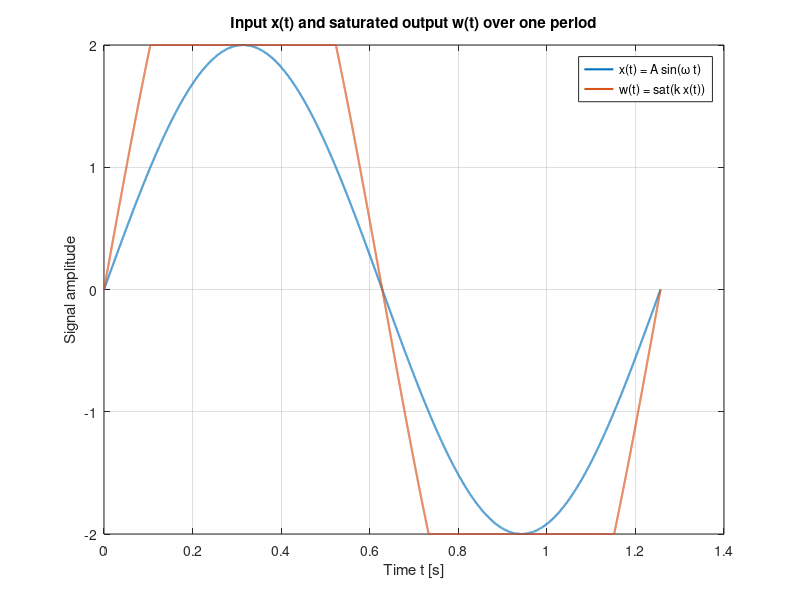
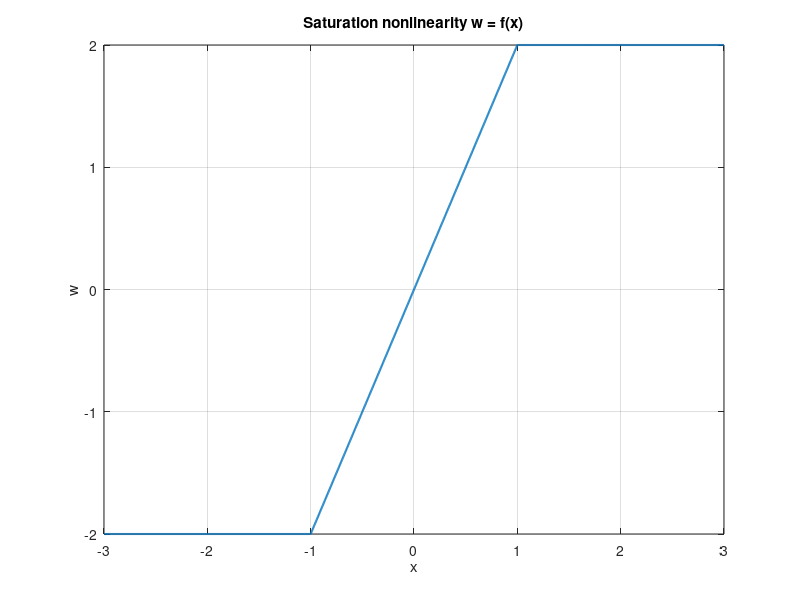
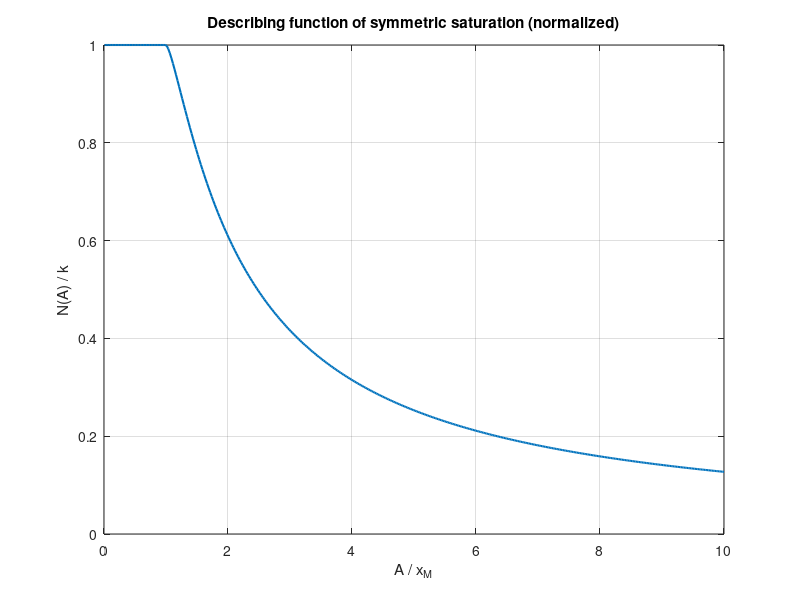
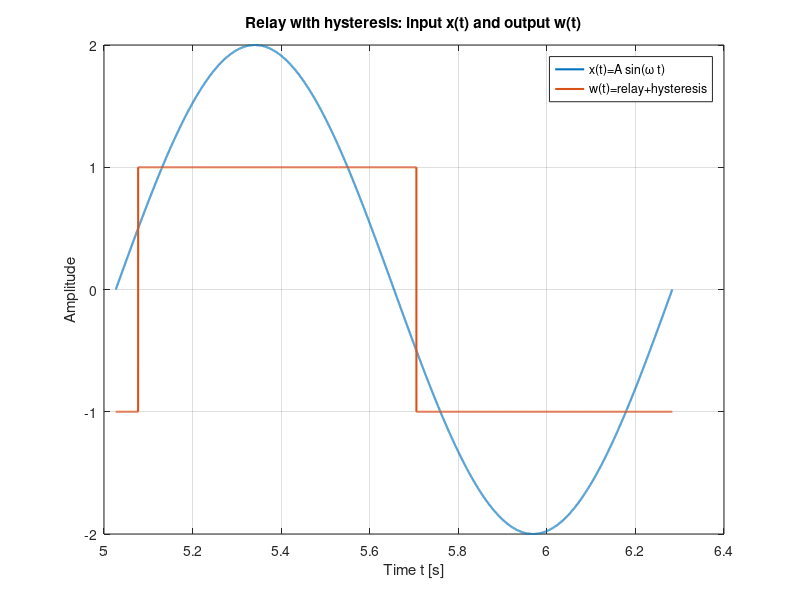

Write MATLAB code to recreate these figures, in order.
%% Describing function of a symmetric saturation (first harmonic method)
clear;                                  % Clear all variables from the workspace
close all;                               % Close all open figure windows
clc;                                     % Clear the Command Window

%% Parameters of the sinusoidal input x(t) = A*sin(omega*t)
A = 2;                                   % Input amplitude (this is x1 in your slide)
omega = 5;                               % Input angular frequency [rad/s]
T = 2*pi/omega;                          % Period of the sinusoid

%% Parameters of the saturation nonlinearity
xM = 1;                                  % Saturation threshold on input (breakpoint)
k = 2;                                   % Linear gain (slope) in the non-saturated region
M = k*xM;                                % Output saturation level (w saturates at +/- M)

%% Time vector (use many points per period for good harmonic accuracy)
Npoints = 20000;                         % Number of time samples in one period
t = linspace(0, T, Npoints);             % Time vector covering exactly one period

%% Generate the input signal
x = A*sin(omega*t);                      % Input sinusoid x(t)

%% Apply the saturation nonlinearity to obtain w(t)
w = k*x;                                 % Start with linear behavior w = kx
w(x >  xM) =  M;                         % Saturate to +M when x exceeds +xM
w(x < -xM) = -M;                         % Saturate to -M when x is below -xM

%% Compute the describing function N(A) using the analytical formula
if A <= xM                               % Check if saturation does not occur
    N_formula = k;                       % If A <= xM, the nonlinearity is purely linear
else                                     % If A > xM, saturation occurs
    mu = xM/A;                           % Define mu = xM/A (must be between 0 and 1)
    N_formula = (2*k/pi)*(asin(mu) + mu*sqrt(1 - mu^2)); % Describing function formula
end

%% Compute the describing function numerically from the first harmonic of w(t)
sin_ref = sin(omega*t);                  % Reference sine at the fundamental frequency
a1 = (2/T)*trapz(t, w.*sin_ref);         % First sine Fourier coefficient a1 (numerical integral)
N_numeric = a1/A;                        % Describing function estimate N(A) = a1 / A

%% Display results in the command window
fprintf('Parameters: A = %.4f, xM = %.4f, k = %.4f, M = %.4f\n', A, xM, k, M); % Print parameters
fprintf('N_formula  = %.6f\n', N_formula); % Print analytical N(A)
fprintf('N_numeric  = %.6f\n', N_numeric); % Print numerical N(A)

%% Plot input and output waveforms over one period
figure;                                  % Create a new figure
plot(t, x, 'LineWidth', 1.5);            % Plot input x(t)
hold on;                                 % Keep the plot so we can add more curves
plot(t, w, 'LineWidth', 1.5);            % Plot saturated output w(t)
grid on;                                 % Turn on grid for easier reading
xlabel('Time t [s]');                    % Label x-axis
ylabel('Signal amplitude');              % Label y-axis
title('Input x(t) and saturated output w(t) over one period'); % Plot title
legend('x(t) = A sin(\omega t)', 'w(t) = sat(k x(t))');        % Legend

%% Plot the static nonlinearity curve w = f(x)
figure;                                  % Create a new figure
x_plot = linspace(-1.5*A, 1.5*A, 2000);  % x-axis values for plotting the nonlinearity
w_plot = k*x_plot;                       % Start with linear part
w_plot(x_plot >  xM) =  M;               % Saturate upper part
w_plot(x_plot < -xM) = -M;               % Saturate lower part
plot(x_plot, w_plot, 'LineWidth', 1.5);  % Plot the nonlinearity curve
grid on;                                 % Turn on grid
xlabel('x');                             % Label x-axis
ylabel('w');                             % Label y-axis
title('Saturation nonlinearity w = f(x)'); % Plot title

%% Sweep A to reproduce the describing function curve N(A)
A_values = linspace(0.01, 10*xM, 400);   % Range of amplitudes to evaluate (avoid A=0)
N_values = zeros(size(A_values));        % Preallocate vector for speed

for i = 1:length(A_values)               % Loop over amplitude values
    Ai = A_values(i);                    % Current amplitude
    if Ai <= xM                          % If no saturation occurs
        N_values(i) = k;                 % Equivalent gain is k
    else                                 % If saturation occurs
        mu = xM/Ai;                      % Compute mu = xM/A
        N_values(i) = (2*k/pi)*(asin(mu) + mu*sqrt(1 - mu^2)); % Formula for N(A)
    end
end

figure;                                  % Create a new figure
plot(A_values/xM, N_values/k, 'LineWidth', 1.5); % Normalized plot like in your slide
grid on;                                 % Turn on grid
xlabel('A / x_M');                       % Normalized amplitude axis
ylabel('N(A) / k');                      % Normalized describing function
title('Describing function of symmetric saturation (normalized)'); % Plot title







%% Second Ex
% Describing function of a relay with hysteresis (complex describing function)
clear;                                  % Clear all variables from the workspace
close all;                               % Close all open figure windows
clc;                                     % Clear the Command Window

% Parameters of the sinusoidal input x(t) = A*sin(omega*t)
A = 2;                                   % Input amplitude (x1 in the slide)
omega = 5;                               % Input angular frequency [rad/s]
T = 2*pi/omega;                          % Period of the sinusoid

% Parameters of the relay with hysteresis
M = 1;                                   % Relay output level (w = +/- M)
h = 1;                                   % Total hysteresis width (thresholds are +/- h/2)
th_pos = +h/2;                           % Upper switching threshold
th_neg = -h/2;                           % Lower switching threshold

% Time vector (simulate several periods to reach steady behavior)
Nperiods = 5;                            % Number of periods to simulate
NpointsPerPeriod = 20000;                % Time resolution per period (large for accuracy)
t = linspace(0, Nperiods*T, Nperiods*NpointsPerPeriod); % Time vector

% Generate the input sinusoid
x = A*sin(omega*t);                      % Input signal x(t)

% Simulate the relay with hysteresis (state-machine implementation)
w = zeros(size(t));                      % Preallocate output array w(t)
state = -1;                              % Initial relay state (-1 means w = -M, +1 means w = +M)

for n = 1:length(t)                      % Loop over time samples
    if state == -1                       % If currently at -M
        if x(n) >= th_pos                % Switch to +M when crossing +h/2
            state = +1;                  % Update state
        end
    else                                 % If currently at +M
        if x(n) <= th_neg                % Switch to -M when crossing -h/2
            state = -1;                  % Update state
        end
    end
    w(n) = M*state;                      % Output is +/- M depending on state
end

% Keep only the last period (to avoid transient dependence on initial state)
t_last = t(end-NpointsPerPeriod+1:end);  % Time samples of the final period
x_last = x(end-NpointsPerPeriod+1:end);  % Input during final period
w_last = w(end-NpointsPerPeriod+1:end);  % Output during final period

% Numerically compute the first harmonic of w(t) relative to sin and cos
sin_ref = sin(omega*t_last);             % Sine reference at fundamental frequency
cos_ref = cos(omega*t_last);             % Cosine reference at fundamental frequency

a1 = (2/T)*trapz(t_last, w_last.*cos_ref); % Cosine Fourier coefficient (in-phase with cos)
b1 = (2/T)*trapz(t_last, w_last.*sin_ref); % Sine Fourier coefficient (in-phase with sin)

W1 = a1 - 1j*b1;                         % Complex first-harmonic phasor of w(t)
X1 = -1j*A;                              % Complex phasor of x(t) = A*sin(omega t) (since sin = Im{e^{jωt}})
N_numeric = W1 / X1;                     % Describing function estimate N = W1 / X1

rho_numeric = abs(N_numeric);            % Magnitude of describing function
phi_numeric = angle(N_numeric);          % Phase of describing function (radians)

% Analytical describing function (only valid if A > h/2)
if A <= h/2                              % Check validity condition
    N_formula = NaN;                     % Not defined if no switching happens
    rho_formula = NaN;                   % Not defined
    phi_formula = NaN;                   % Not defined
else
    alpha = asin(h/(2*A));               % Alpha from the slide
    N_formula = (4*M/(pi*A))*exp(-1j*alpha); % Formula from the slide
    rho_formula = abs(N_formula);        % Magnitude from formula
    phi_formula = angle(N_formula);      % Phase from formula
end

% Display numerical vs analytical results
fprintf('A = %.4f, M = %.4f, h = %.4f\n', A, M, h);                % Print parameters
fprintf('N_numeric  = %.6f %+.6fj\n', real(N_numeric), imag(N_numeric)); % Print numerical N
fprintf('rho_numeric = %.6f, phi_numeric = %.6f rad\n', rho_numeric, phi_numeric); % Print magnitude and phase
fprintf('N_formula  = %.6f %+.6fj\n', real(N_formula), imag(N_formula)); % Print formula N
fprintf('rho_formula = %.6f, phi_formula = %.6f rad\n', rho_formula, phi_formula); % Print formula magnitude/phase

% Plot input and relay output over the last period
figure;                                  % Create a new figure
plot(t_last, x_last, 'LineWidth', 1.5);  % Plot input sinusoid
hold on;                                 % Hold plot to add relay output
plot(t_last, w_last, 'LineWidth', 1.5);  % Plot relay output
grid on;                                 % Enable grid
xlabel('Time t [s]');                    % X-axis label
ylabel('Amplitude');                     % Y-axis label
title('Relay with hysteresis: input x(t) and output w(t)'); % Title
legend('x(t)=A sin(\omega t)', 'w(t)=relay+hysteresis');    % Legend

% Sweep A to plot rho(A) and phi(A) like the slide
A_values = linspace(0.01, 10*(h/2), 400); % Range of amplitudes (avoid 0)
rho_values = NaN(size(A_values));         % Preallocate magnitude array
phi_values = NaN(size(A_values));         % Preallocate phase array

for i = 1:length(A_values)                % Loop over amplitudes
    Ai = A_values(i);                     % Current amplitude
    if Ai > h/2                           % Describing function exists only if Ai > h/2
        alpha = asin(h/(2*Ai));           % Alpha from slide
        N_i = (4*M/(pi*Ai))*exp(-1j*alpha); % Describing function at Ai
        rho_values(i) = abs(N_i);         % Magnitude
        phi_values(i) = angle(N_i);       % Phase
    end
end

figure;                                   % Create a new figure
plot(A_values, rho_values, 'LineWidth', 1.5); % Plot magnitude vs A
grid on;                                  % Enable grid
xlabel('A');                              % X-axis label
ylabel('\rho(A) = |N(A)|');               % Y-axis label
title('Magnitude of describing function for relay with hysteresis'); % Title

figure;                                   % Create a new figure
plot(A_values, phi_values, 'LineWidth', 1.5); % Plot phase vs A
grid on;                                  % Enable grid
xlabel('A');                              % X-axis label
ylabel('\phi(A) = \angle N(A) [rad]');    % Y-axis label
title('Phase of describing function for relay with hysteresis'); % Title
